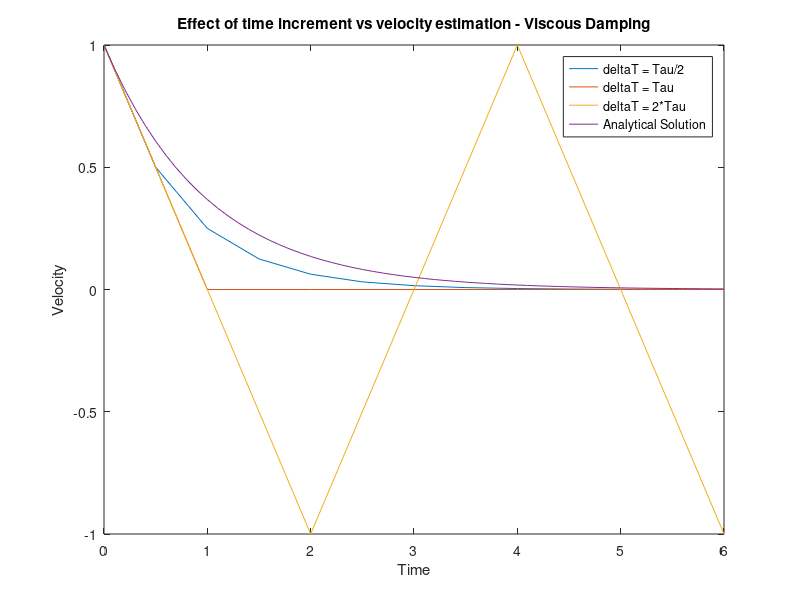
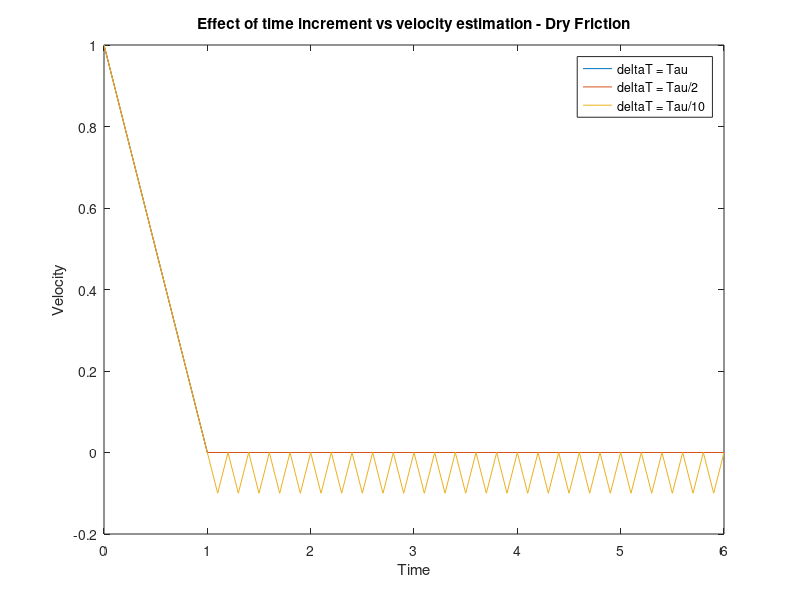

Write the MATLAB code that produced these figures, in order.
v0 = 1;
m = 1;
b = 1;

tau = m/b;

dt = [tau/2,tau,2*tau];

figure('Name','LinearFirstOrder','NumberTitle','off');

for i = 1:length(dt)
    t = 0:dt(i):6*tau;
    v = zeros(length(t),1);
    v(1) = v0;
    for j = 1:length(v)-1
        v(j+1) = v(j)-dt(i)*tau*v(j);
    end;
    plot(t,v);
    hold on;
end;
t = 0:0.1:6*tau;
plot(t,v0*exp(-t/tau));
xlabel('Time');
ylabel('Velocity');
legend('deltaT = Tau/2','deltaT = Tau','deltaT = 2*Tau','Analytical Solution');

title('Effect of time increment vs velocity estimation - Viscous Damping');
commentA8P3a = 'The larger the time increment, the worse the estimation is, but it is less computationally intensive (less data points). As can be seen with DeltaT = Tau*2, the step size is so big that we overshoot the actual value and seem to oscillate back and forth around the actual value.';

hold off;
c = 1;


dt2 = [tau,tau/2,tau/10];

v0 =1;
figure('Name','NonLinearFirstOrder','NumberTitle','off');

for i = 1:length(dt2)
    t = 0:dt2(i):6*tau;
    v = zeros(length(t),1);
    v(1) = v0;
    for j = 1:length(v)-1
        if v(j) == 0
            sign = 0;
        else
            sign = v(j)/abs(v(j));
        end;
        v(j+1) = v(j)-dt2(i)*c*sign;
    end;
    plot(t,v);
    hold on;
end;
xlabel('Time');
ylabel('Velocity');
legend('deltaT = Tau','deltaT = Tau/2','deltaT = Tau/10');

title('Effect of time increment vs velocity estimation - Dry Friction');

commentA8P3b = 'In this case, if DeltaT gets too small, the estimated velocity seems to oscillate due to the nature of the sign function.';
